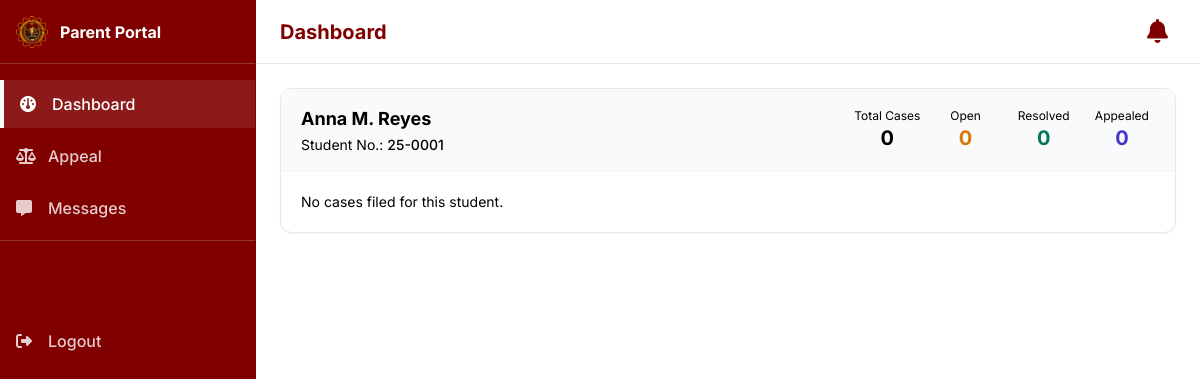
Page /pages/Parent/dashboard.php (signed in) on the committed database.
### tables this page shows
CREATE TABLE `students` (
  `id` bigint(20) UNSIGNED NOT NULL,
  `student_number` varchar(20) NOT NULL,
  `user_id` bigint(20) UNSIGNED DEFAULT NULL,
  `first_name` varchar(100) NOT NULL,
  `middle_name` varchar(100) DEFAULT NULL,
  `last_name` varchar(100) NOT NULL,
  `suffix` varchar(20) DEFAULT NULL,
  `birthdate` date DEFAULT NULL,
  `address` text DEFAULT NULL,
  `class_id` bigint(20) UNSIGNED DEFAULT NULL,
  `course_id` bigint(20) UNSIGNED DEFAULT NULL,
  `created_at` timestamp NOT NULL DEFAULT current_timestamp(),
  `updated_at` timestamp NULL DEFAULT NULL ON UPDATE current_timestamp()
);

### pages/Parent/dashboard.php (the view, shortened to what this page needs)
<?php
require_once __DIR__ . '/../../database/database.php';
$parentUserId = (int)$_SESSION['user_id'];
$children = [];
try {
  $stmt = $pdo->prepare(
    'SELECT s.id, s.student_number, s.first_name, s.middle_name, s.last_name, s.suffix
     FROM parent_student ps
     JOIN students s ON s.id = ps.student_id
     WHERE ps.parent_user_id = :pid'
  );
  $stmt->execute([':pid' => $parentUserId]);
  $children = $stmt->fetchAll(PDO::FETCH_ASSOC) ?: [];
} catch (Throwable $e) {
  $children = [];
}
$casesByStudent = [];
if (!empty($children)) {
  try {
    $caseStmt = $pdo->prepare(
      'SELECT c.id, c.case_number, c.title, c.description, c.incident_date, c.status_id, c.updated_at, c.created_at,
             cs.name AS status_name, vt.name AS violation_name, c.is_confidential
       FROM cases c
       JOIN case_status cs ON cs.id = c.status_id
       JOIN violation_types vt ON vt.id = c.violation_type_id
       WHERE c.student_id = :sid
       AND (c.is_confidential = 0 OR c.is_confidential IS NULL)
       ORDER BY c.created_at DESC'
    );
    foreach ($children as $child) {
      $sid = (int)$child['id'];
      $caseStmt->execute([':sid' => $sid]);
      $casesByStudent[$sid] = $caseStmt->fetchAll(PDO::FETCH_ASSOC) ?: [];
    }
  } catch (Throwable $e) {
  }
}
include __DIR__ . '/../../components/parent-head.php';
?>
<div class="min-h-screen flex">
  <?php include __DIR__ . '/../../components/parent-sidebar.php'; ?>
  <main class="flex-1 md:ml-64">
    <div class="hidden md:flex sticky top-0 z-40 bg-white border-b border-gray-200 h-16 items-center px-6 justify-between">
      <h1 class="text-xl font-bold text-primary">Dashboard</h1>
      <div class="flex items-center space-x-4">
        <a href="notifications.php" class="relative text-primary text-2xl p-2 hover:bg-gray-100 rounded-full transition-colors duration-200">
          <i class="fa-solid fa-bell"></i>
        </a>
      </div>
    </div>
    <div class="p-6 space-y-6">
      <?php if (empty($children)): ?>
        <div class="bg-yellow-50 border border-yellow-200 text-yellow-800 p-4 rounded-lg">
          <div class="flex items-start gap-3">
            <i class="fa-solid fa-circle-info mt-1"></i>
            <div>
              <h2 class="font-semibold">No linked student found</h2>
              <p class="text-sm mt-1">Your account is not linked to any student yet. If you recently created your account, the linkage may still be pending. Please contact the school administration for assistance.</p>
            </div>
          </div>
        </div>
      <?php else: ?>
        <?php foreach ($children as $child): ?>
          <?php
            $sid = (int)$child['id'];
            $filteredCases = array_filter($casesByStudent[$sid] ?? [], function($case) {
              return !(isset($case['is_confidential']) && $case['is_confidential'] == 1);
            });
            $cases = array_values($filteredCases);
            $total = count($cases);
            $resolved = 0;
            $appealed = 0;
            $open = 0;
          ?>
          <section class="bg-white border border-gray-200 rounded-xl shadow-sm overflow-hidden">
            <div class="px-5 py-4 border-b border-gray-100 bg-gray-50 flex items-center justify-between">
              <div>
                <h2 class="text-lg font-bold text-dark">
                  <?php echo htmlspecialchars($child['first_name'] . ' ' . ($child['middle_name'] ? $child['middle_name'][0] . '. ' : '') . $child['last_name'] . ($child['suffix'] ? ', ' . $child['suffix'] : '')); ?>
                </h2>
                <p class="text-sm text-gray mt-0.5">Student No.: <span class="font-medium text-dark"><?php echo htmlspecialchars($child['student_number']); ?></span></p>
              </div>
              <div class="grid grid-cols-4 gap-3">
                <div class="text-center">
                  <div class="text-xs text-gray">Total Cases</div>
                  <div class="text-xl font-bold text-dark"><?php echo (int)$total; ?></div>
                </div>
                <div class="text-center">
                  <div class="text-xs text-gray">Open</div>
                  <div class="text-xl font-bold text-amber-600"><?php echo (int)$open; ?></div>
                </div>
                <div class="text-center">
                  <div class="text-xs text-gray">Resolved</div>
                  <div class="text-xl font-bold text-emerald-700"><?php echo (int)$resolved; ?></div>
                </div>
                <div class="text-center">
                  <div class="text-xs text-gray">Appealed</div>
                  <div class="text-xl font-bold text-indigo-700"><?php echo (int)$appealed; ?></div>
                </div>
              </div>
            </div>
            <div class="p-5">
              <?php if (empty($cases)): ?>
                <div class="text-gray text-sm">No cases filed for this student.</div>
              <?php endif; ?>
            </div>
          </section>
        <?php endforeach; ?>
      <?php endif; ?>
    </div>
  </main>
</div>
<?php include __DIR__ . '/../../components/parent-footer.php'; ?>

### css/brand-fallback.css (style rules this page uses)
:root { --brand-primary: #800000; --brand-secondary: #a52a2a; }
.text-primary { color: var(--brand-primary) !important; }

### components/parent-head.php (style rules this page uses)
body { font-family: 'Inter', ui-sans-serif, system-ui, -apple-system, Segoe UI, Roboto, Helvetica, Arial, "Apple Color Emoji", "Segoe UI Emoji"; }

### rows in the picture
students: first_name+middle_name+last_name "Anna M. Reyes", student_number "25-0001", id "0", open "0", resolved "0", appealed "0"
